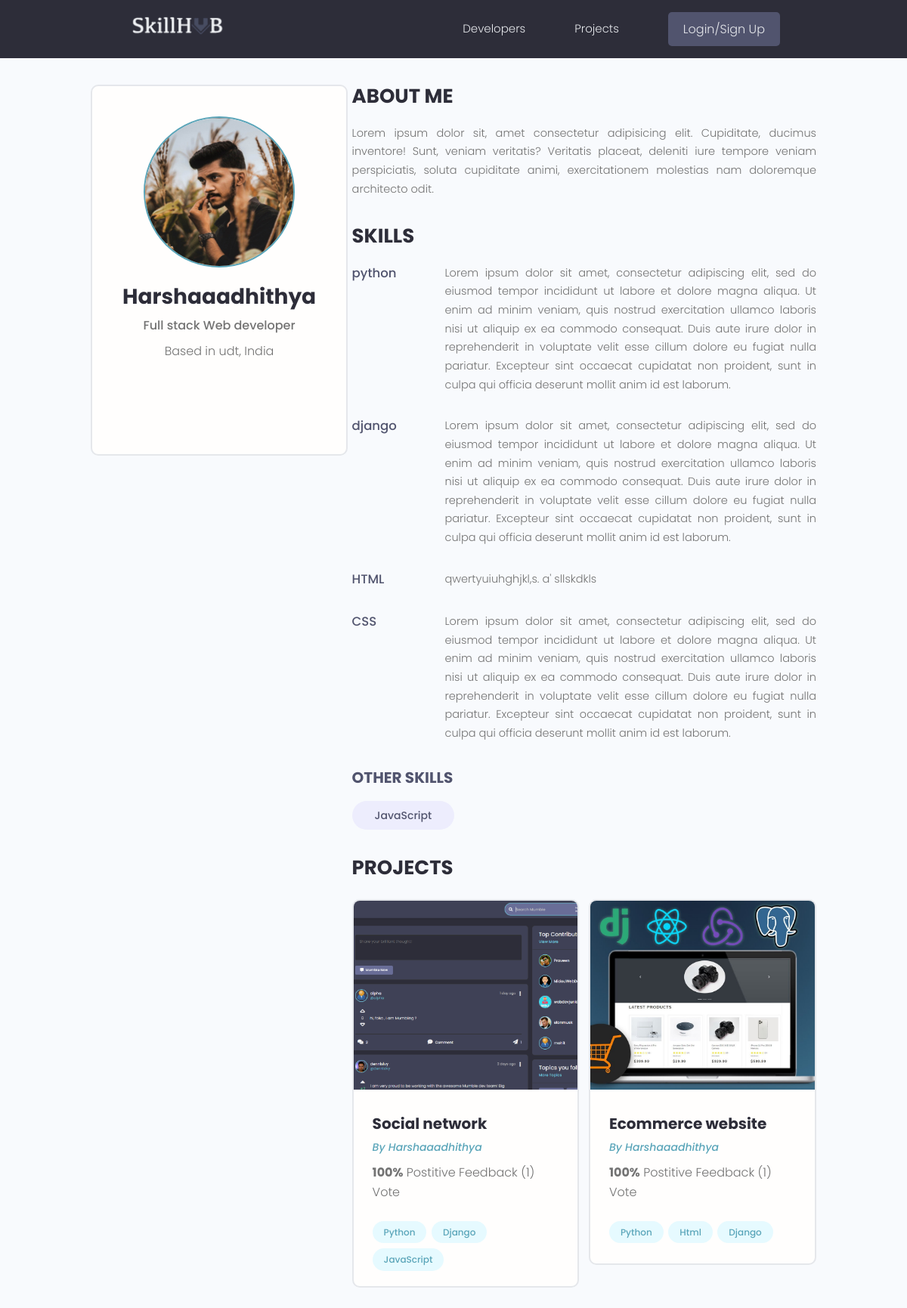
Screenshot of /user-profile/526272d9-9526-4f74-9583-76dfee66cffd/ with the database file from the repository.
### users/models.py (models this page shows, shortened)
class Profile(models.Model):
    user=models.OneToOneField(User,on_delete=models.CASCADE,null=True,blank=True)
    name=models.CharField(max_length=200,null=True,blank=True)
    email=models.EmailField(max_length=400,null=True,blank=True)
    username=models.CharField(max_length=200,null=True,blank=True)
    location=models.CharField(max_length=200,null=True,blank=True)
    short_intro=models.CharField(max_length=200,null=True,blank=True)
    bio=models.TextField(blank=True,null=True)
    profile_image=models.ImageField(null=False,blank=False,upload_to='profiles/',default='profiles/user-default.png')
    social_github=models.CharField(max_length=200,null=True,blank=True)
    social_twitter=models.CharField(max_length=200,null=True,blank=True)
    social_linkedin=models.CharField(max_length=200,null=True,blank=True)
    social_youtube=models.CharField(max_length=200,null=True,blank=True)
    social_website=models.CharField(max_length=200,null=True,blank=True)
    created=models.DateTimeField(auto_now_add=True)
    id=models.UUIDField(default=uuid.uuid4,unique=True,primary_key=True,editable=False)
    class Meta:
        ordering=['-created']

class Skill(models.Model):
    owner=models.ForeignKey(Profile,null=True,blank=True,on_delete=models.CASCADE)
    name=models.CharField(max_length=200,null=True,blank=True)
    description=models.TextField(blank=True,null=True)
    created=models.DateTimeField(auto_now_add=True)
    id=models.UUIDField(default=uuid.uuid4,unique=True,primary_key=True,editable=False)

### projects/models.py (models this page shows, shortened)
class Project(models.Model):
    owner=models.ForeignKey(Profile,blank=True,null=True,on_delete=models.CASCADE)
    title=models.CharField(max_length=200)
    description=models.TextField(null=True,blank=True)
    featured_image=models.ImageField(null=False,blank=False,default='default.jpg')
    tags=models.ManyToManyField('Tag',blank=True)
    demo_link=models.CharField(max_length=2000,null=True,blank=True)
    source_link=models.CharField(max_length=2000,null=True,blank=True)
    vote_total=models.IntegerField(default=0,blank=True,null=True)
    vote_ratio=models.IntegerField(default=0,blank=True,null=True)
    created=models.DateTimeField(auto_now_add=True)
    id=models.UUIDField(default=uuid.uuid4,unique=True,primary_key=True,editable=False)
    class Meta:
        ordering=['-vote_ratio','-vote_total','-created']

class Tag(models.Model):
    name=models.CharField(max_length=100)
    created=models.DateTimeField(auto_now_add=True)
    id=models.UUIDField(default=uuid.uuid4,unique=True,primary_key=True,editable=False)
    def __str__(self):
        return self.name

### users/views.py (the view)
# urls.py: path('user-profile/<str:pk>/',views.user_profile,name='user-profile'),
def user_profile(request,pk):
    profile=Profile.objects.get(id=pk)
    top_skills=profile.skill_set.exclude(description__exact="")
    other_skills=profile.skill_set.filter(description="")
    context={'profile':profile,'top_skills':top_skills,'other_skills':other_skills}
    return render(request,'users/user-profile.html',context)

### users/templates/users/user-profile.html (shortened to what this page needs)
{% extends 'main.html' %}
{% load static %}
{% block content %}
<main class="profile my-md">
    <div class="container">
      <div class="layout">
        <div class="column column--1of3">
          <div class="card text-center">
            <div class="card__body dev">
              <img class="avatar avatar--xl" src="{{profile.profile_image.url}}" />
              <h2 class="dev__name">{{profile.name}}</h2>
              <p class="dev__title">{{profile.short_intro}}</p>
              <p class="dev__location">Based in {{profile.location}}</p>
              <ul class="dev__social">
              </ul>
            </div>
          </div>
        </div>
        <div class="column column--2of3">
          <div class="devInfo">
            <h3 class="devInfo__title">About Me</h3>
            <p class="devInfo__about">{{profile.bio}}</p>
          </div>
          <div class="devInfo">
            {% if top_skills %}
                <h3 class="devInfo__title">Skills</h3>
            {% endif %}
            <div class="devInfo__skills">
              {% for skill in top_skills %}
              <div class="devSkill">
                <h4 class="devSkill__title">{{skill.name}}</h4>
                <p class="devSkill__info">
                  {{skill.description}}
                </p>
              </div>
              {% endfor %}
                {% if other_skills %}
                    <h3 class="devInfo__subtitle">Other Skills</h3>
                {% endif %}
              <div class="devInfo__otherSkills">
                {% for skill in other_skills %}
                    <span class="tag tag--pill tag--sub tag--lg">
                    <small>{{skill.name}}</small>
                    </span>
                {% endfor %}
              </div>
            </div>
          </div>
          <div class="devInfo">
            <h3 class="devInfo__title">Projects</h3>
            <div class="grid grid--two">
            {% for project in profile.project_set.all %}
              <div class="column">
                <div class="card project">
                  <a href="{% url 'project' project.id %}" class="project">
                    <img class="project__thumbnail" src="{{project.featured_image.url}}" alt="project thumbnail" />
                    <div class="card__body">
                      <h3 class="project__title">{{project.title}}</h3>
                      <p><a class="project__author" href="profile.html">By {{project.owner.name}}</a></p>
                      <p class="project--rating">
                        <span style="font-weight: bold;">{{project.vote_ratio}}%</span> Postitive
                        Feedback ({{project.vote_total}}) Vote{{project.vote_total|pluralize:"s"}}
                      </p>
                      <div class="project__tags">
                        {% for tag in project.tags.all %}
                        <span class="tag tag--pill tag--main">
                          <small>{{tag}}</small>
                        </span>
                        {% endfor %}
                      </div>
                    </div>
                  </a>
                </div>
              </div>
              {% endfor %}
            </div>
          </div>
        </div>
      </div>
    </div>
  </main>
{% endblock %}

### static/styles/app.css (style rules this page uses)
:root { --color-sub: #2d2d39; }
.card { border: 2px solid var(--color-light); }
img { width: 100%; }
.profile .card > .dev { padding: 4rem; }
.dev__name { color: var(--color-sub); font-size: 2.8rem; font-weight: 700; margin-top: 1rem; margin-bottom: 0.5rem; }
.dev__title { font-size: 1.6rem; font-weight: 500; line-height: 1.3; }
.dev__location { margin-top: 1rem; }
.dev__social { margin: 3rem 0; list-style: none; display: flex; justify-content: center; gap: 1.5rem; }
.devInfo { margin-bottom: 3rem; }
.devInfo__title, .devInfo__subtitle { font-size: 2.6rem; color: var(--color-sub); text-transform: uppercase; font-weight: 700; margin-bottom: 1.5rem; }
.devInfo__subtitle { font-size: 2rem; color: var(--color-sub-light); }
.devInfo__about, .devSkill__info { font-size: 1.45rem; line-height: 1.7; text-align: justify; }
.devSkill { margin-bottom: 3rem; }
.devSkill__title { font-size: 1.65rem; font-weight: 500; color: var(--color-sub-light); }
@media screen and (min-width: 700px) { .devSkill { display: flex; justify-content: space-between; gap: 3rem; } }
@media screen and (min-width: 700px) { .devSkill__info { flex-basis: 80%; } }
.project__author { font-size: 1.4rem; font-style: italic; }
.project--rating { margin-bottom: 1.6em; margin-top: .5em; }
.project__thumbnail { height: 25rem; object-fit: cover; object-position: top center; }
.project__title { font-size: 2rem; font-weight: 700; color: var(--color-sub); }

### static/uikit/styles/modules/_variables.css (style rules this page uses)
:root { --color-main: #5aa5b9; --color-main-light: #e6faff; --color-sub: #3f4156; --color-sub-light: #51546e; --color-sub-lighter: #ededfd; --color-text: #737373; --color-gray: #8b8b8b; --color-light: #e5e7eb; --color-light-gray: #767676; --color-bg: #f8fafd; --color-white: #fffefd; --color-white-light: #f3f3f3; --color-success: #359e64; --color-success-bg: #def8e8; --color-error: #fc4b0b; --color-error-bg: #fff2ee; --font-base: 'Poppins', arial, helvetica, 'Segoe UI', roboto, ubuntu, sans-serif; --font-monospace: 'Fira Code', 'Courier New', courier, monospace; --font-regular: 300; --font-medium: 500; --font-bold: 700; --generic-shadow: 1px 1px 5px #00000010; --generic-transition: all 0.3s ease-in-out; }

### static/uikit/styles/modules/_base.css (style rules this page uses)
* { margin: 0; padding: 0; box-sizing: border-box; text-rendering: optimizeLegibility; color: inherit; font-size: inherit; }
html { font-size: 50%; }
@media only screen and (min-width: 480px) { html { font-size: 56.25%; } }
@media only screen and (min-width: 1200px) { html { font-size: 62.5%; } }
body { line-height: 1.6; font-weight: 400; font-size: 1.5rem; color: var(--color-text); background-color: var(--color-bg); min-height: 100vh; }

### static/uikit/styles/modules/_typography.css (style rules this page uses)
* { font-family: var(--font-base); }
h2 { font-size: 3.6rem; font-weight: var(--font-bold); }
h3 { font-size: 3.2rem; font-weight: var(--font-medium); }
h4 { font-size: 2.8rem; font-weight: var(--font-medium); }
p, span, strong { font-size: 1.6rem; color: var(--color-text); font-weight: var(--font-regular); }
a { padding-bottom: 2px; text-decoration: none; display: inline-block; color: var(--color-main); font-weight: var(--font-medium); }

### static/uikit/styles/modules/_utilities.css (style rules this page uses)
.container { width: 92%; max-width: 165rem; margin: 0 auto; box-sizing: border-box; }
@media screen and (min-width: 1000px) { .container { width: 90%; } }
@media screen and (min-width: 1200px) { .container { width: 80%; } }
.text-center { text-align: center; }
.my-md { margin: 3rem auto; }

### static/uikit/styles/modules/_avatar.css (style rules this page uses)
.avatar { border-radius: 50%; border: 2px solid var(--color-main); object-fit: cover; }
.avatar--xl { height: 20rem; width: 20rem; }

### static/uikit/styles/modules/_card.css (style rules this page uses)
.card { border-radius: 1rem; background-color: var(--color-white); border: 1.5px solid var(--color-light); width: auto; height: auto; margin-top: 0.5rem; margin-bottom: 0.5rem; overflow: hidden; }
.card__body, .card__header { padding: 2rem 2.5rem; }

### static/uikit/styles/modules/_tag.css (style rules this page uses)
.tag { display: inline-flex; align-items: center; background-color: var(--color-sub); height: -webkit-fit-content; height: -moz-fit-content; height: fit-content; width: -webkit-fit-content; width: -moz-fit-content; width: fit-content; border-radius: 0.5rem; padding: 0.5rem 1.5rem; font-size: 1.2rem; cursor: pointer; }
.tag:not(:last-child) { margin-right: 0.25rem; margin-bottom: 0.75rem; }
.tag > small { color: var(--color-white); }
.tag--pill { border-radius: 5rem; }
.tag--main, .tag--main > small { background: var(--color-main-light); color: var(--color-main); font-weight: 500; }
.tag--sub, .tag--sub > small { background: var(--color-sub-lighter); color: var(--color-sub-light); font-weight: 500; }
.tag--lg { padding: 0.8rem 3rem; font-size: 1.4rem; }

### rows the page displays
Profile: profile_image (picture), name "Harshaaadhithya", short_intro "Full stack Web developer", location "udt, India", bio "Lorem ipsum dolor sit, amet consectetur adipisicing elit. Cupiditate, ducimus inventore! Sunt, veniam veritatis? Veritatis placeat, deleniti iure tempore veniam perspiciatis, soluta cupiditate animi, exercitationem molestias nam doloremque architecto odit."
Skill: name "python", description "Lorem ipsum dolor sit amet, consectetur adipiscing elit, sed do eiusmod tempor incididunt ut labore et dolore magna aliqua. Ut enim ad minim veniam, quis nostrud exercitation ullamco laboris nisi ut aliquip ex ea commodo consequat. Duis aute irure dolor in reprehenderit in voluptate velit esse cillum dolore eu fugiat nulla pariatur. Excepteur sint occaecat cupidatat non proident, sunt in culpa qui officia deserunt mollit anim id est laborum."
Skill: name "django", description "Lorem ipsum dolor sit amet, consectetur adipiscing elit, sed do eiusmod tempor incididunt ut labore et dolore magna aliqua. Ut enim ad minim veniam, quis nostrud exercitation ullamco laboris nisi ut aliquip ex ea commodo consequat. Duis aute irure dolor in reprehenderit in voluptate velit esse cillum dolore eu fugiat nulla pariatur. Excepteur sint occaecat cupidatat non proident, sunt in culpa qui officia deserunt mollit anim id est laborum."
Skill: name "HTML", description "qwertyuiuhghjkl,s. a' sllskdkls"
Skill: name "CSS", description "Lorem ipsum dolor sit amet, consectetur adipiscing elit, sed do eiusmod tempor incididunt ut labore et dolore magna aliqua. Ut enim ad minim veniam, quis nostrud exercitation ullamco laboris nisi ut aliquip ex ea commodo consequat. Duis aute irure dolor in reprehenderit in voluptate velit esse cillum dolore eu fugiat nulla pariatur. Excepteur sint occaecat cupidatat non proident, sunt in culpa qui officia deserunt mollit anim id est laborum."
Skill: name "JavaScript"
Project: featured_image (picture), title "Social network", owner.name "Harshaaadhithya", vote_ratio "100", vote_total "1"
Tag: name "Python"
Tag: name "Django"
Tag: name "JavaScript"
Project: featured_image (picture), title "Ecommerce website", owner.name "Harshaaadhithya", vote_ratio "100", vote_total "1"
Tag: name "Html"
